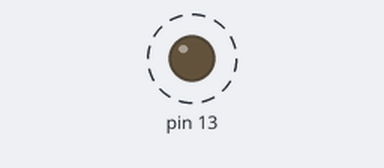
Bench run of a sketch on a simulated Arduino Uno, built with avr-gcc and run on an emulated ATmega328P. On the bench: output pins drawn as LEDs (lit = HIGH). Dashed ring = blinking. What the sketch prints to the serial monitor is not drawn.

Above: at 0.05 s.
Timing chart, 0 to 3.0 s (numbered marks = the images above):
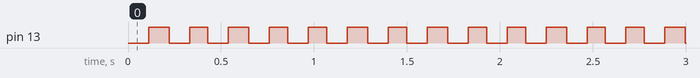

The sketch:

testask.ino
```cpp
#ifndef DaKTASK
#define DaKTASK
// la tâche est effectuee avec un delai de PeriodeMilliSecondes entre deux executions.
// consomme 4 octets de RAM
#define Task(NomTache,PeriodeMilliSecondes)  for( \
    static unsigned long DaKTASK_ ## NomTache = 0; \
    millis() - DaKTASK_ ## NomTache >= (unsigned long)(PeriodeMilliSecondes); \
    DaKTASK_ ## NomTache = millis() \
    )

// la tâche est effectuee toutes les PeriodeMilliSecondes.
// consomme 8 octets de RAM
#define FTask(NomTache,PeriodeMilliSecondes)  for( \
    static unsigned long DaKTASK_ ## NomTache = 0, millis_ ## NomTache = 0; \
    (millis_ ## NomTache = millis()) - DaKTASK_ ## NomTache >= (unsigned long)(PeriodeMilliSecondes); \
    DaKTASK_ ## NomTache = millis_ ## NomTache \
    )

#endif

void setup() {
  Serial.begin(9600);
  pinMode(13, OUTPUT);
}

void loop() {
  Task( Toto, 1500 ){
      Serial.print("Toto=");
      Serial.println( millis() );
  }

  Task( line, 3000) Serial.println(F("-----------------"));

  FTask( LED, 100 ){ PORTB ^= 0x20; }  // clignoter la LED

  delay(11);
}
```

Measured:
- by itself, pin 13: alternates HIGH for 0.11 s and LOW for 0.11 s
